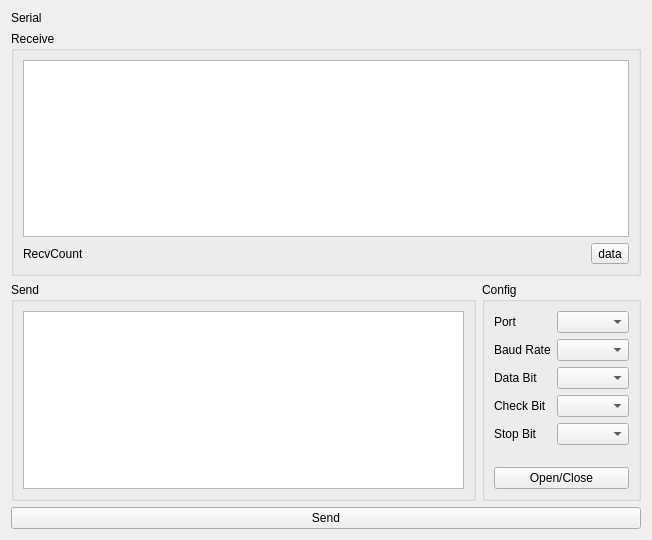
<?xml version="1.0" encoding="UTF-8"?>
<ui version="4.0">
 <class>FormSerial</class>
 <widget class="QWidget" name="FormSerial">
  <property name="geometry">
   <rect>
    <x>0</x>
    <y>0</y>
    <width>652</width>
    <height>540</height>
   </rect>
  </property>
  <property name="windowTitle">
   <string>Form</string>
  </property>
  <layout class="QGridLayout" name="gridLayout_3">
   <item row="3" column="0" colspan="2">
    <widget class="QPushButton" name="btnSend">
     <property name="text">
      <string>Send</string>
     </property>
    </widget>
   </item>
   <item row="2" column="1">
    <widget class="QGroupBox" name="groupBoxConfig">
     <property name="title">
      <string>Config</string>
     </property>
     <layout class="QGridLayout" name="gridLayout_4">
      <item row="0" column="0">
       <layout class="QFormLayout" name="formLayout">
        <item row="0" column="0">
         <widget class="QLabel" name="labelPort">
          <property name="text">
           <string>Port</string>
          </property>
         </widget>
        </item>
        <item row="0" column="1">
         <widget class="QComboBox" name="comboBoxPort"/>
        </item>
        <item row="1" column="0">
         <widget class="QLabel" name="labelBaudRate">
          <property name="text">
           <string>Baud Rate</string>
          </property>
         </widget>
        </item>
        <item row="1" column="1">
         <widget class="QComboBox" name="comboBoxBaudRate"/>
        </item>
        <item row="2" column="0">
         <widget class="QLabel" name="labelDataBit">
          <property name="text">
           <string>Data Bit</string>
          </property>
         </widget>
        </item>
        <item row="2" column="1">
         <widget class="QComboBox" name="comboBoxDataBit"/>
        </item>
        <item row="3" column="0">
         <widget class="QLabel" name="labelCheckBit">
          <property name="text">
           <string>Check Bit</string>
          </property>
         </widget>
        </item>
        <item row="3" column="1">
         <widget class="QComboBox" name="comboBoxCheckBit"/>
        </item>
        <item row="4" column="0">
         <widget class="QLabel" name="labelStopBit">
          <property name="text">
           <string>Stop Bit</string>
          </property>
         </widget>
        </item>
        <item row="4" column="1">
         <widget class="QComboBox" name="comboBoxStopBit"/>
        </item>
       </layout>
      </item>
      <item row="1" column="0">
       <widget class="QPushButton" name="btnSerialSwitch">
        <property name="text">
         <string>Open/Close</string>
        </property>
       </widget>
      </item>
     </layout>
    </widget>
   </item>
   <item row="1" column="0" colspan="2">
    <widget class="QGroupBox" name="groupBoxRecv">
     <property name="title">
      <string>Receive</string>
     </property>
     <layout class="QGridLayout" name="gridLayout">
      <item row="1" column="0">
       <widget class="QTextBrowser" name="textBrowserRecv"/>
      </item>
      <item row="2" column="0">
       <layout class="QHBoxLayout" name="horizontalLayout">
        <item>
         <widget class="QLabel" name="labelRecvCount">
          <property name="text">
           <string>RecvCount</string>
          </property>
         </widget>
        </item>
        <item>
         <widget class="QToolButton" name="tBtnData">
          <property name="text">
           <string>data</string>
          </property>
         </widget>
        </item>
       </layout>
      </item>
     </layout>
    </widget>
   </item>
   <item row="2" column="0">
    <widget class="QGroupBox" name="groupBoxSend">
     <property name="title">
      <string>Send</string>
     </property>
     <layout class="QGridLayout" name="gridLayout_2">
      <item row="0" column="0">
       <widget class="QTextEdit" name="textEditSend"/>
      </item>
     </layout>
    </widget>
   </item>
   <item row="0" column="0" colspan="2">
    <widget class="QLabel" name="label">
     <property name="sizePolicy">
      <sizepolicy hsizetype="Preferred" vsizetype="Fixed">
       <horstretch>0</horstretch>
       <verstretch>0</verstretch>
      </sizepolicy>
     </property>
     <property name="text">
      <string>Serial</string>
     </property>
    </widget>
   </item>
  </layout>
 </widget>
 <resources/>
 <connections/>
</ui>
